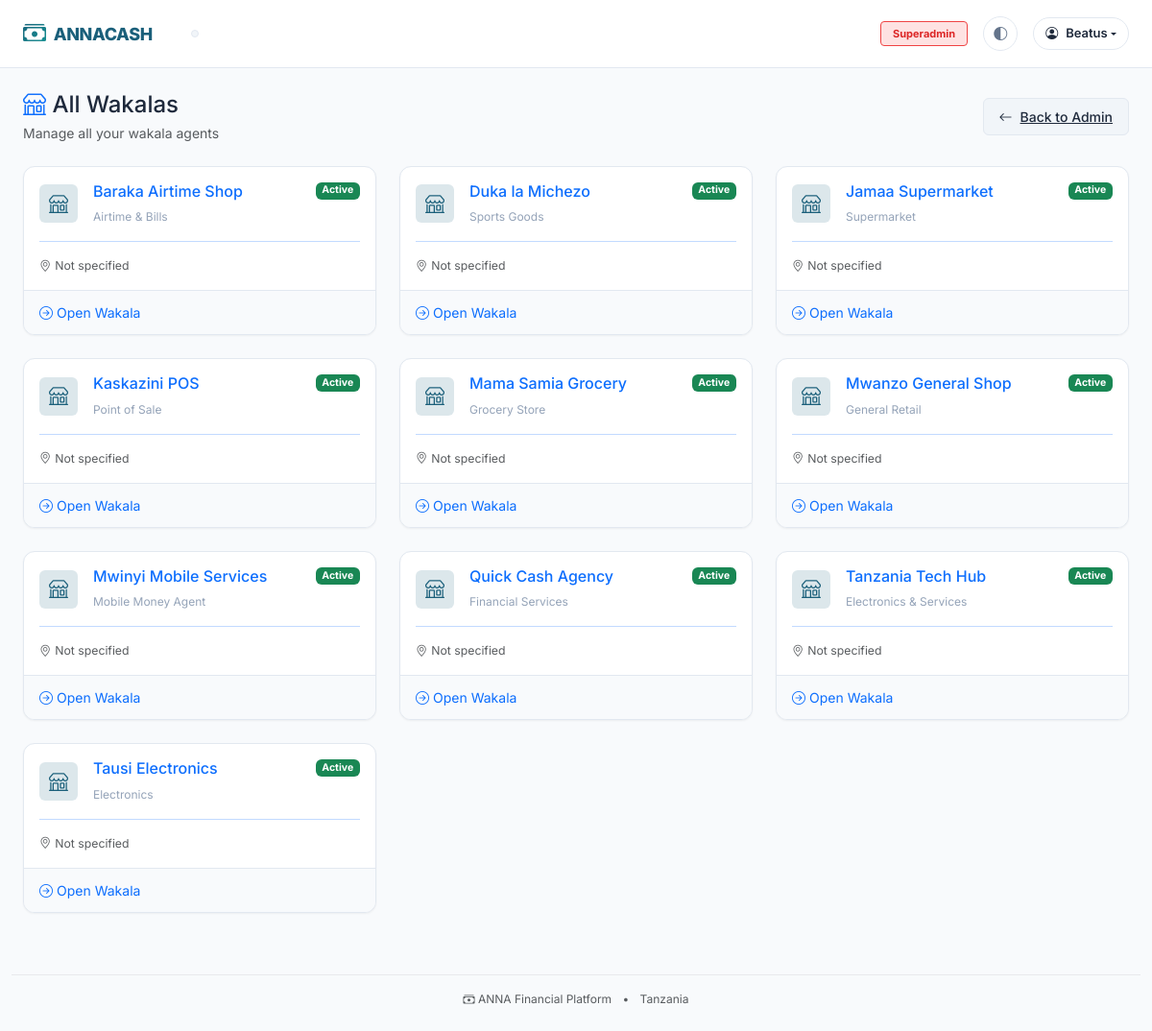
The page /wakala/wakalas/ (signed in) on the database its author committed.
### accounts/models.py (models this page shows, shortened)
class User(AbstractBaseUser, PermissionsMixin):
    email = models.EmailField(unique=True)
    phone_number = models.CharField(max_length=20, unique=True, blank=True, null=True)
    first_name = models.CharField(max_length=100)
    last_name = models.CharField(max_length=100)
    is_active = models.BooleanField(default=True)
    is_staff = models.BooleanField(default=False)
    is_superuser = models.BooleanField(default=False)
    date_joined = models.DateTimeField(default=timezone.now)
    last_login = models.DateTimeField(blank=True, null=True)
    profile_image = models.ImageField(upload_to="profiles/", blank=True, null=True)
    bio = models.TextField(blank=True)
    timezone = models.CharField(max_length=50, default="Africa/Nairobi")
    national_id = models.CharField(max_length=20, blank=True, null=True)
    region = models.CharField(max_length=100, blank=True)
    district = models.CharField(max_length=100, blank=True)
    objects = UserManager()
    USERNAME_FIELD = "email"
    REQUIRED_FIELDS = ["first_name", "last_name"]
    class Meta:
        verbose_name = "User"
        verbose_name_plural = "Users"
        ordering = ["-date_joined"]
    def get_full_name(self):
        return f"{self.first_name} {self.last_name}".strip()

### wakala/models.py (models this page shows, shortened)
class Wakala(AuditableModel):
    name = models.CharField(max_length=200)
    business_type = models.CharField(max_length=100)
    registration_number = models.CharField(max_length=50, blank=True, null=True)
    tin = models.CharField(max_length=20, blank=True, null=True)
    phone_number = models.CharField(max_length=20)
    alternate_phone = models.CharField(max_length=20, blank=True, null=True)
    email = models.EmailField(blank=True, null=True)
    address = models.TextField(blank=True)
    region = models.CharField(max_length=100, blank=True)
    district = models.CharField(max_length=100, blank=True)
    owner = models.ForeignKey(
        settings.AUTH_USER_MODEL, on_delete=models.PROTECT, related_name="wakala_owned"
    )
    is_active = models.BooleanField(default=True)
    allows_agents = models.BooleanField(default=True)
    requires_manager_approval = models.BooleanField(default=False)
    established_date = models.DateField(default=timezone.now)
    class Meta:
        verbose_name = "Wakala"
        verbose_name_plural = "Wakalas"
        ordering = ["name"]

### wakala/views.py (the view)
# urls.py: path("wakalas/", views.WakalaListView.as_view(), name="list"),
class WakalaListView(ListView):
    model = Wakala
    template_name = "wakala/wakala_list.html"
    context_object_name = "wakalas"
    def get_queryset(self):
        if self.request.user.is_superuser:
            return Wakala.objects.all()
        return Wakala.objects.filter(wakalauser__user=self.request.user).distinct()

### core/context_processors.py (called while the page is built, shortened)
def navigation_context(request):
    from core.models import WakalaRole, MchezoRole
    wakala_roles = WakalaRole.objects.filter(
        user=request.user, is_active=True
    ).select_related("wakala")
    wakalas = [role.wakala for role in wakala_roles]
    mchezo_roles = MchezoRole.objects.filter(
        user=request.user, is_active=True
    ).select_related("group")
    mchezo_groups = [role.group for role in mchezo_roles]
    return {
        "wakalas": wakalas,
        "mchezo_groups": mchezo_groups,
        "has_wakala_access": len(wakalas) > 0,
        "has_mchezo_access": len(mchezo_groups) > 0,
    }

### core/models.py (called while the page is built)
    def get_queryset(self):
        return super().get_queryset().filter(is_deleted=False)

### templates/wakala/wakala_list.html (shortened to what this page needs)
{% extends 'base.html' %}
{% block content %}
<div class="d-flex justify-content-between align-items-center flex-wrap mb-4">
    <div>
        <h4 class="mb-1">
            <i class="bi bi-shop text-primary"></i> All Wakalas
        </h4>
        <p class="text-muted mb-0">Manage all your wakala agents</p>
    </div>
    <div class="d-flex gap-2 mt-3 mt-md-0">
        <a href="{% url 'dashboard:admin' %}" class="anna-btn anna-btn-secondary">
            <i class="bi bi-arrow-left"></i> Back to Admin
        </a>
    </div>
</div>
{% if wakalas %}
<div class="row g-4">
    {% for wakala in wakalas %}
    <div class="col-md-6 col-lg-4">
        <a href="{% url 'dashboard:wakala' wakala_id=wakala.id %}" class="text-decoration-none">
            <div class="anna-card anna-card-interactive h-100">
                <div class="anna-card-body">
                    <div class="d-flex justify-content-between align-items-start mb-3">
                        <div class="d-flex align-items-center">
                            <div class="anna-kpi-icon anna-kpi-icon-primary me-3">
                                <i class="bi bi-shop"></i>
                            </div>
                            <div>
                                <h6 class="mb-0">{{ wakala.name }}</h6>
                                <small class="text-muted">{{ wakala.business_type }}</small>
                            </div>
                        </div>
                        <span class="badge bg-success">Active</span>
                    </div>
                    <hr class="my-3">
                    <div class="d-flex justify-content-between align-items-center">
                        <span class="text-muted small">
                            <i class="bi bi-geo-alt me-1"></i>{{ wakala.location|default:"Not specified" }}
                        </span>
                    </div>
                </div>
                <div class="anna-card-footer">
                    <span class="text-primary">
                        <i class="bi bi-arrow-right-circle me-1"></i>Open Wakala
                    </span>
                </div>
            </div>
        </a>
    </div>
    {% endfor %}
</div>
{% else %}
<div class="anna-empty-state py-8">
    <i class="bi bi-shop anna-empty-state-icon"></i>
    <h6 class="anna-empty-state-title">No Wakalas Found</h6>
    <p class="anna-empty-state-message">You don't have access to any wakalas.</p>
</div>
{% endif %}
{% endblock %}

### templates/base.html (shortened to what this page needs)
<!DOCTYPE html>
<html lang="sw">
<head>
    {% load static %}
    <link href="https://cdn.jsdelivr.net/npm/bootstrap@5.3.0/dist/css/bootstrap.min.css" rel="stylesheet">
    <link href="https://cdn.jsdelivr.net/npm/bootstrap-icons@1.11.0/font/bootstrap-icons.css" rel="stylesheet">
    <link href="{% static 'css/variables.css' %}" rel="stylesheet">
    <link href="{% static 'css/anna.css' %}" rel="stylesheet">
</head>
<body>
    <nav class="navbar navbar-expand-lg anna-navbar">
        <div class="container-fluid px-3 px-lg-4">
            <a class="navbar-brand anna-navbar-brand" href="/">
                <i class="bi bi-cash-stack"></i> ANNACASH
            </a>
            {% if user.is_authenticated %}
            <div class="collapse navbar-collapse" id="navbarNav">
                <div class="anna-app-switcher ms-lg-4 me-auto d-none d-lg-flex">
                </div>
                <div class="d-flex flex-column flex-lg-row align-items-lg-center gap-3 mt-3 mt-lg-0 ms-auto">
                    {% if user.is_superuser %}
                    <span class="anna-role-indicator anna-role-indicator-superuser d-none d-lg-inline">
                        Superadmin
                    </span>
                    {% endif %}
                    <button class="theme-toggle d-none d-lg-flex" title="Cycle theme">
                        <i class="bi bi-circle-half"></i>
                    </button>
                    <div class="dropdown d-none d-lg-block">
                        <button class="anna-user-menu-btn dropdown-toggle d-flex align-items-center" type="button" data-bs-toggle="dropdown" aria-expanded="false">
                            <i class="bi bi-person-circle me-2"></i>
                            <span class="d-none d-sm-inline">{{ user.first_name|default:user.email|truncatechars:15 }}</span>
                        </button>
                    </div>
                </div>
            </div>
            {% endif %}
        </div>
    </nav>
    <main class="container-fluid px-3 px-lg-4 py-4">
        {% block content %}{% endblock %}
    </main>
    <footer class="text-center py-4 text-muted" style="font-size: 0.75rem;">
        <div class="container-fluid">
            <hr class="my-3" style="opacity: 0.1;">
            <p class="mb-0">
                <i class="bi bi-cash-stack"></i> ANNA Financial Platform
                <span class="mx-2">•</span>
                Tanzania
            </p>
        </div>
    </footer>
</body>
</html>

### static/css/variables.css (style rules this page uses)
:root { --anna-primary: #1a5f7a; --anna-primary-dark: #0d4a5f; --anna-primary-light: #2d7d9a; --anna-secondary: #159895; --anna-secondary-dark: #0e7a77; --anna-secondary-light: #2db3ae; --anna-accent: #57c5b6; --anna-accent-dark: #3ba89f; --anna-accent-light: #7dd4c8; --anna-success: #10b981; --anna-success-light: #d1fae5; --anna-success-dark: #059669; --anna-warning: #f59e0b; --anna-warning-light: #fef3c7; --anna-warning-dark: #d97706; --anna-danger: #ef4444; --anna-danger-light: #fee2e2; --anna-danger-dark: #dc2626; --anna-info: #3b82f6; --anna-info-light: #dbeafe; --anna-info-dark: #2563eb; --anna-bg-primary: #ffffff; --anna-bg-secondary: #f8fafc; --anna-bg-tertiary: #f1f5f9; --anna-text-primary: #1e293b; --anna-text-secondary: #64748b; --anna-text-tertiary: #94a3b8; --anna-border: #e2e8f0; --anna-border-dark: #cbd5e1; --anna-role-owner: #1e40af; --anna-role-manager: #166534; --anna-role-agent: #0e7490; --anna-role-admin: #b45309; --anna-role-treasurer: #166534; --anna-role-member: #6b7280; --anna-balance-positive: #059669; --anna-balance-negative: #dc2626; --anna-balance-neutral: #64748b; --anna-day-open: #10b981; --anna-day-closed: #6b7280; --anna-day-closing: #f59e0b; --anna-shadow-sm: 0 1px 2px 0 rgb(0 0 0 / 0.05); --anna-shadow: 0 1px 3px 0 rgb(0 0 0 / 0.1), 0 1px 2px -1px rgb(0 0 0 / 0.1); --anna-shadow-md: 0 4px 6px -1px rgb(0 0 0 / 0.1), 0 2px 4px -2px rgb(0 0 0 / 0.1); --anna-shadow-lg: 0 10px 15px -3px rgb(0 0 0 / 0.1), 0 4px 6px -4px rgb(0 0 0 / 0.1); --anna-shadow-xl: 0 20px 25px -5px rgb(0 0 0 / 0.1), 0 8px 10px -6px rgb(0 0 0 / 0.1); --anna-radius-sm: 0.25rem; --anna-radius: 0.375rem; --anna-radius-md: 0.5rem; --anna-radius-lg: 0.75rem; --anna-radius-xl: 1rem; --anna-radius-full: 9999px; --anna-font-sans: 'Inter', -apple-system, BlinkMacSystemFont, 'Segoe UI', Roboto, sans-serif; --anna-font-mono: 'JetBrains Mono', 'Fira Code', 'SF Mono', Consolas, monospace; --anna-space-1: 0.25rem; --anna-space-2: 0.5rem; --anna-space-3: 0.75rem; --anna-space-4: 1rem; --anna-space-5: 1.25rem; --anna-space-6: 1.5rem; --anna-space-8: 2rem; --anna-space-10: 2.5rem; --anna-space-12: 3rem; --anna-transition-fast: 150ms ease; --anna-transition: 200ms ease; --anna-transition-slow: 300ms ease; --anna-z-dropdown: 1000; --anna-z-sticky: 1020; --anna-z-fixed: 1030; --anna-z-modal-backdrop: 1040; --anna-z-modal: 1050; --anna-z-popover: 1060; --anna-z-tooltip: 1070; }
.anna-card { background: var(--anna-bg-primary); border: 1px solid var(--anna-border); border-radius: var(--anna-radius-lg); box-shadow: var(--anna-shadow-sm); transition: all var(--anna-transition); }
.anna-card-interactive { cursor: pointer; }
.anna-btn { display: inline-flex; align-items: center; justify-content: center; gap: var(--anna-space-2); padding: var(--anna-space-2) var(--anna-space-4); font-size: 0.875rem; font-weight: 500; border-radius: var(--anna-radius); border: 1px solid transparent; cursor: pointer; transition: all var(--anna-transition-fast); white-space: nowrap; }
.anna-btn-secondary { background: var(--anna-bg-tertiary); color: var(--anna-text-primary); border-color: var(--anna-border); }

### templates/base.html (style rules this page uses)
:root { --anna-primary: #1a5f7a; --anna-secondary: #159895; --anna-accent: #57c5b6; }
body { font-family: 'Inter', system-ui, sans-serif; }
.theme-toggle { cursor: pointer; padding: 8px 12px; border-radius: 50%; transition: all 0.3s; }

### rows shown on the page
User: first_name "Beatus"
Wakala: name "Baraka Airtime Shop", business_type "Airtime & Bills", location "Not specified"
Wakala: name "Duka la Michezo", business_type "Sports Goods", location "Not specified"
Wakala: name "Jamaa Supermarket", business_type "Supermarket", location "Not specified"
Wakala: name "Kaskazini POS", business_type "Point of Sale", location "Not specified"
Wakala: name "Mama Samia Grocery", business_type "Grocery Store", location "Not specified"
Wakala: name "Mwanzo General Shop", business_type "General Retail", location "Not specified"
Wakala: name "Mwinyi Mobile Services", business_type "Mobile Money Agent", location "Not specified"
Wakala: name "Quick Cash Agency", business_type "Financial Services", location "Not specified"
Wakala: name "Tanzania Tech Hub", business_type "Electronics & Services", location "Not specified"
Wakala: name "Tausi Electronics", business_type "Electronics", location "Not specified"
